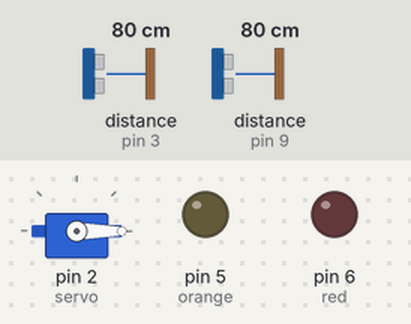
A sketch run on a simulated Arduino Uno, built with avr-gcc and run on an emulated ATmega328P. On the bench: servo, output pins drawn as LEDs (lit = HIGH). Wiring (inferred from the names in the program): 2 × ultrasonic range finder: trigger pin 4, echo pin 3 / trigger pin 8, echo pin 9. Inputs (shaded band) come from the test bench; at power-on: distance to the obstacle (sensors on pin 3, pin 9) 80 cm. The echo pulse lasts 58.3 µs per cm; pins used as bus, display or sensor lines are not drawn; what the sketch prints to the serial monitor is not drawn.

Above: at 1.3 s.
1.4 s: distance to the obstacle (sensor on pin 3) set to 35 cm
2.9 s: distance to the obstacle (sensor on pin 3) set to 28 cm
At 4.6 s:
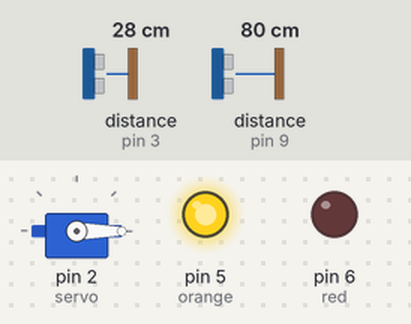
4.9 s: distance to the obstacle (sensor on pin 9) set to 54 cm
6.4 s: distance to the obstacle (sensor on pin 9) set to 48 cm
At 7.6 s:
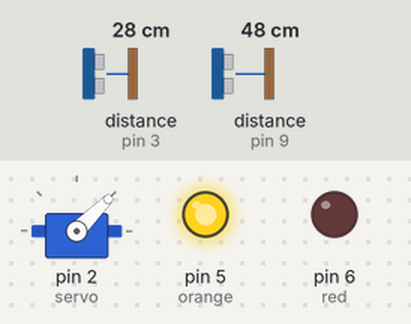
8.2 s: distance to the obstacle (sensor on pin 3) set to 12 cm
10.0 s: distance to the obstacle (sensor on pin 3) set to 9 cm
At 12.2 s:
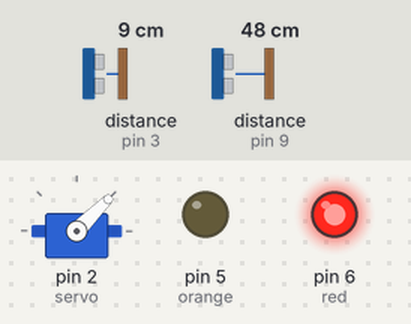
Timing chart, 0 to 13.7 s (numbered marks = the images above; inputs shaded):
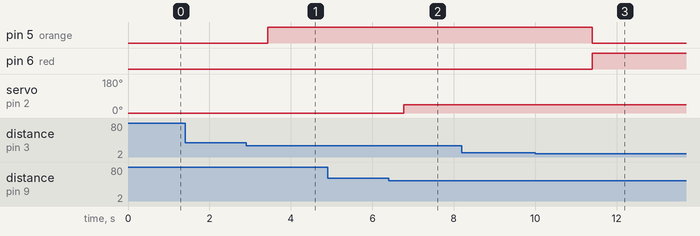

The sketch:

arduino_code.ino
```cpp
#include <Servo.h>
Servo servo;

// define variables
int pos = 0;
const int trigPin = 4;
const int echoPin = 3;
int orange = 5;
int red =6;
const int trigPin2 = 8;
const int echoPin2 = 9;

long duration;
long duration2;
float distance;
float distance2;

// define pinmode
void setup()
{
  pinMode(trigPin, OUTPUT);
  pinMode(echoPin, INPUT);
  pinMode(orange, OUTPUT);
  pinMode(red, OUTPUT);
  pinMode(trigPin2, OUTPUT);
  pinMode(echoPin2, INPUT);

  servo.write(pos);
  servo.attach(2);
}

void loop()
{
  Serial.begin(9600);

//sensor1
  digitalWrite(trigPin, LOW);
  delayMicroseconds(2);
  digitalWrite(trigPin, HIGH);
  delayMicroseconds(10);
  digitalWrite(trigPin, LOW);

  duration = pulseIn(echoPin, HIGH);
  distance = 0.034*(duration/2);

  digitalWrite(red, LOW);
  digitalWrite(orange, LOW);

// led
  if (distance < 10){
    digitalWrite(red, HIGH);

    digitalWrite(orange, LOW);
  }
  else if ((distance <= 30) && (distance >= 10)){

    digitalWrite(red, LOW);
    digitalWrite(orange, HIGH);
    delay(500);
  }
  else {
    digitalWrite(red, LOW);
    digitalWrite(orange,LOW );
    delay(500);
  }

//sensor2
  digitalWrite(trigPin2, LOW);
  delayMicroseconds(2);
  digitalWrite(trigPin2, HIGH);
  delayMicroseconds(10);
  digitalWrite(trigPin2, LOW);

  duration2 = pulseIn(echoPin2, HIGH);
  distance2 = 0.034*(duration2/2);
  Serial.println(distance2);

//servo
  if (distance2 < 50)
  {
    servo.write(pos+45);
    delay(2000);
  }
  else
  {
    servo.write(pos);
  }
  delay(60);

//output
  Serial.print ("Space left: ");
  Serial.println(distance);
  Serial.print ("Distabce from trashcan: ");
  Serial.println(distance2);

}
```

Measured:
- the behaviour switches between 31 and 30 cm on distance to the obstacle (sensor on pin 3) (found by bisection; images 0 and 1)
- the behaviour switches between 51 and 50 cm on distance to the obstacle (sensor on pin 9) (found by bisection; images 1 and 2)
- the behaviour switches between 11 and 10 cm on distance to the obstacle (sensor on pin 3) (found by bisection; images 2 and 3)
- after the input at 1.4 s, every drawn part: stays the same
- after the input at 2.9 s, pin 5 (orange): LOW → HIGH after 0.53 s
- after the input at 6.4 s, servo on pin 2 (servo): 0° → 45° after 0.37 s
- after the input at 10.0 s, pin 5 (orange): HIGH → LOW after 1.4 s; pin 6 (red): LOW → HIGH after 1.4 s
